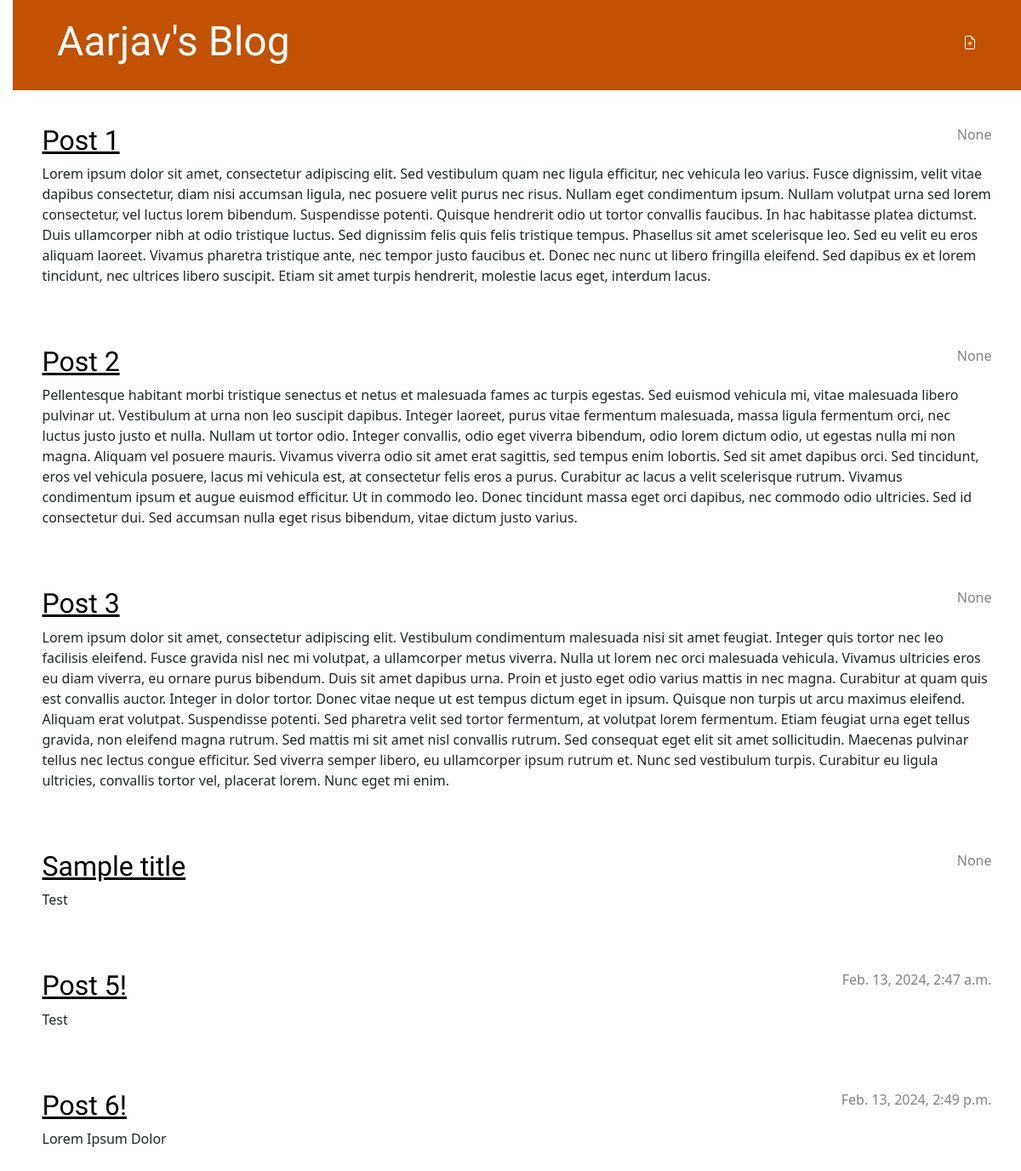
Before: / with the older database file.
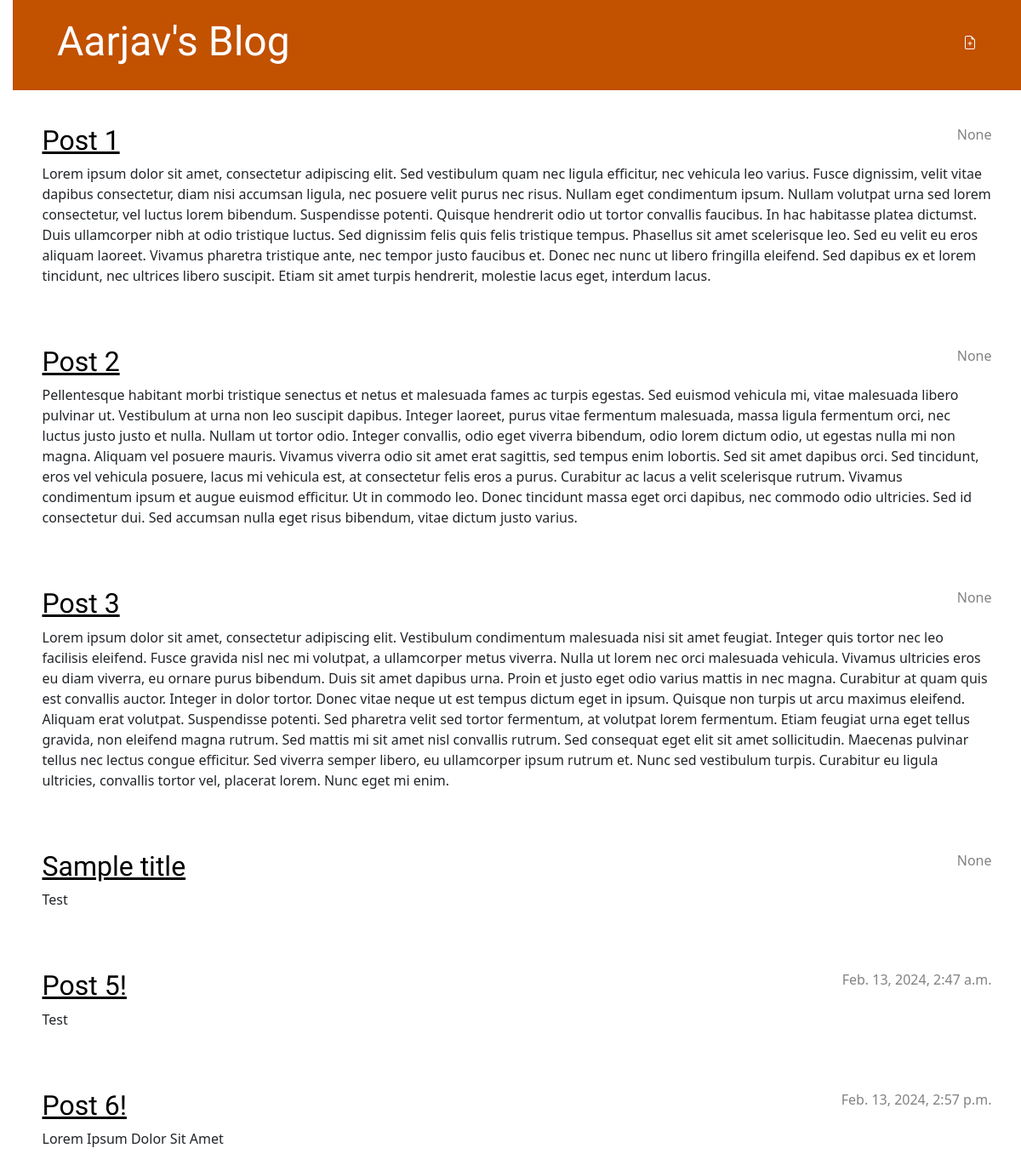
After: the same page with the newer database file.
### blog/models.py (models this page shows, shortened)
class Post(models.Model):  # Post is a type of Model and inherits properties.
    author = models.ForeignKey(
        settings.AUTH_USER_MODEL, on_delete=models.CASCADE
    )  # ForeignKey - link to another model.
    title = models.CharField(
        max_length=200
    )  # CharField - field for small to large strings.
    text = models.TextField()  # TextField is a field for large text.
    created_date = models.DateTimeField(
        default=timezone.now
    )  # DateTimeField - field for date and time.
    published_date = models.DateTimeField(blank=True, null=True)

### blog/views.py (the view)
# urls.py: path("", views.post_list, name="post_list"),
def post_list(request):  # This view lists all the posts
    me = User.objects.get(username="aarjav")
    posts = Post.objects.filter(author=me).order_by("published_date")
    return render(request, "blog/post_list.html", {"posts": posts})

### blog/templates/blog/post_list.html
{% extends 'blog/base.html' %}
{% block content %}
{% for post in posts %}
<article class="post">
    <time class="date">
        {{ post.published_date }}
    </time>
    <h2><a href="{% url 'post_detail' pk=post.pk %}">{{ post.title }}</a></h2>
    <p>{{ post.text|linebreaksbr }}</p>
</article>
{% endfor %}
{% endblock %}

Changed rows visible on the page:
changed Post "Post 6!": published_date "Feb. 13, 2024, 2:49 p.m." → "Feb. 13, 2024, 2:57 p.m."; text "Lorem Ipsum Dolor" → "Lorem Ipsum Dolor Sit Amet"
